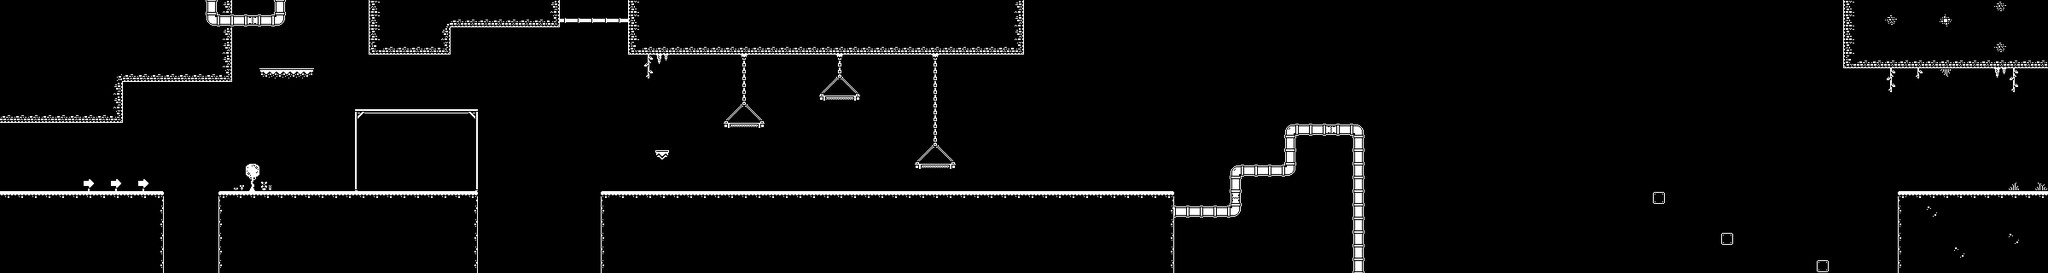

Below is a game level as drawn by its tile map, then a one-line description and the .tmx that defines it (tile-layer data replaced by summaries):
An orthogonal 150x20 tile map with 16x16 px tiles, 4 tile layers (Background, Ground, Interactables, Decor), 2 tilesets and 49 objects (22x spike, 11x coin, 6x invisBox, 4x jumpPad, spawn, ...).

<map version="1.10" tiledversion="1.10.2" orientation="orthogonal" renderorder="right-down" width="150" height="20" tilewidth="16" tileheight="16" infinite="0" nextlayerid="6" nextobjectid="69">
 <editorsettings>
  <export target="GameLevel.json" format="json" />
 </editorsettings>
 <tileset firstgid="1" name="monochrome_tilemap_packed" tilewidth="16" tileheight="16" tilecount="400" columns="20">
  <image source="monochrome_tilemap_packed.png" width="320" height="320" />
  <tile id="44">
   <properties>
    <property name="OneWay" type="bool" value="true" />
   </properties>
  </tile>
  <tile id="45">
   <properties>
    <property name="OneWay" type="bool" value="true" />
   </properties>
  </tile>
  <tile id="46">
   <properties>
    <property name="OneWay" type="bool" value="true" />
   </properties>
  </tile>
  <tile id="63">
   <properties>
    <property name="OneWay" type="bool" value="true" />
   </properties>
  </tile>
  <tile id="64">
   <properties>
    <property name="OneWay" type="bool" value="true" />
   </properties>
  </tile>
  <tile id="65">
   <properties>
    <property name="OneWay" type="bool" value="true" />
   </properties>
  </tile>
  <tile id="66">
   <properties>
    <property name="OneWay" type="bool" value="true" />
   </properties>
  </tile>
  <tile id="83">
   <properties>
    <property name="OneWay" type="bool" value="true" />
   </properties>
  </tile>
  <tile id="84">
   <properties>
    <property name="OneWay" type="bool" value="true" />
   </properties>
  </tile>
  <tile id="85">
   <properties>
    <property name="OneWay" type="bool" value="true" />
   </properties>
  </tile>
  <tile id="86">
   <properties>
    <property name="OneWay" type="bool" value="true" />
   </properties>
  </tile>
  <tile id="103">
   <properties>
    <property name="OneWay" type="bool" value="true" />
   </properties>
  </tile>
  <tile id="104">
   <properties>
    <property name="OneWay" type="bool" value="true" />
   </properties>
  </tile>
  <tile id="105">
   <properties>
    <property name="OneWay" type="bool" value="true" />
   </properties>
  </tile>
  <tile id="106">
   <properties>
    <property name="OneWay" type="bool" value="true" />
   </properties>
  </tile>
  <tile id="115">
   <properties>
    <property name="collides" type="bool" value="true" />
   </properties>
  </tile>
  <tile id="116">
   <properties>
    <property name="collides" type="bool" value="true" />
   </properties>
  </tile>
  <tile id="117">
   <properties>
    <property name="collides" type="bool" value="true" />
   </properties>
  </tile>
  <tile id="118">
   <properties>
    <property name="collides" type="bool" value="true" />
   </properties>
  </tile>
  <tile id="122">
   <objectgroup draworder="index" id="2">
    <object id="1" x="0" y="9.01648" width="16" height="6.98352" visible="0" />
    <object id="4" x="0" y="9.05901" width="16" height="6.94099" visible="0" />
   </objectgroup>
  </tile>
  <tile id="135">
   <properties>
    <property name="collides" type="bool" value="true" />
   </properties>
  </tile>
  <tile id="136">
   <properties>
    <property name="collides" type="bool" value="true" />
   </properties>
  </tile>
  <tile id="137">
   <properties>
    <property name="collides" type="bool" value="true" />
   </properties>
  </tile>
  <tile id="138">
   <properties>
    <property name="collides" type="bool" value="true" />
   </properties>
  </tile>
  <tile id="143">
   <properties>
    <property name="OneWay" type="bool" value="true" />
   </properties>
  </tile>
  <tile id="144">
   <properties>
    <property name="OneWay" type="bool" value="true" />
   </properties>
  </tile>
  <tile id="145">
   <properties>
    <property name="OneWay" type="bool" value="true" />
   </properties>
  </tile>
  <tile id="146">
   <properties>
    <property name="OneWay" type="bool" value="true" />
   </properties>
  </tile>
  <tile id="155">
   <properties>
    <property name="collides" type="bool" value="true" />
   </properties>
  </tile>
  <tile id="156">
   <properties>
    <property name="collides" type="bool" value="true" />
   </properties>
  </tile>
  <tile id="157">
   <properties>
    <property name="collides" type="bool" value="true" />
   </properties>
  </tile>
  <tile id="158">
   <properties>
    <property name="collides" type="bool" value="true" />
   </properties>
  </tile>
  <tile id="180">
   <properties>
    <property name="OneWay" type="bool" value="true" />
   </properties>
  </tile>
  <tile id="181">
   <properties>
    <property name="OneWay" type="bool" value="true" />
   </properties>
  </tile>
  <tile id="182">
   <properties>
    <property name="OneWay" type="bool" value="true" />
   </properties>
  </tile>
  <tile id="195">
   <properties>
    <property name="collides" type="bool" value="true" />
   </properties>
  </tile>
  <tile id="196">
   <properties>
    <property name="collides" type="bool" value="true" />
   </properties>
  </tile>
  <tile id="197">
   <properties>
    <property name="collides" type="bool" value="true" />
   </properties>
  </tile>
  <tile id="198">
   <properties>
    <property name="collides" type="bool" value="true" />
   </properties>
  </tile>
  <tile id="199">
   <properties>
    <property name="collides" type="bool" value="true" />
   </properties>
  </tile>
  <tile id="215">
   <properties>
    <property name="collides" type="bool" value="true" />
   </properties>
  </tile>
  <tile id="216">
   <properties>
    <property name="collides" type="bool" value="true" />
   </properties>
  </tile>
  <tile id="217">
   <properties>
    <property name="collides" type="bool" value="true" />
   </properties>
  </tile>
  <tile id="218">
   <properties>
    <property name="collides" type="bool" value="true" />
   </properties>
  </tile>
  <tile id="219">
   <properties>
    <property name="collides" type="bool" value="true" />
   </properties>
  </tile>
  <tile id="227">
   <properties>
    <property name="collides" type="bool" value="true" />
   </properties>
  </tile>
  <tile id="228">
   <properties>
    <property name="collides" type="bool" value="true" />
   </properties>
  </tile>
  <tile id="229">
   <properties>
    <property name="collides" type="bool" value="true" />
   </properties>
  </tile>
  <tile id="235">
   <properties>
    <property name="collides" type="bool" value="true" />
   </properties>
  </tile>
  <tile id="236">
   <properties>
    <property name="collides" type="bool" value="true" />
   </properties>
  </tile>
  <tile id="237">
   <properties>
    <property name="collides" type="bool" value="true" />
   </properties>
  </tile>
  <tile id="238">
   <properties>
    <property name="collides" type="bool" value="true" />
   </properties>
  </tile>
  <tile id="239">
   <properties>
    <property name="collides" type="bool" value="true" />
   </properties>
  </tile>
  <tile id="247">
   <properties>
    <property name="collides" type="bool" value="true" />
   </properties>
  </tile>
  <tile id="249">
   <properties>
    <property name="collides" type="bool" value="true" />
   </properties>
  </tile>
  <tile id="255">
   <properties>
    <property name="collides" type="bool" value="true" />
   </properties>
  </tile>
  <tile id="256">
   <properties>
    <property name="collides" type="bool" value="true" />
   </properties>
  </tile>
  <tile id="257">
   <properties>
    <property name="collides" type="bool" value="true" />
   </properties>
  </tile>
  <tile id="258">
   <properties>
    <property name="collides" type="bool" value="true" />
   </properties>
  </tile>
  <tile id="259">
   <properties>
    <property name="collides" type="bool" value="true" />
   </properties>
  </tile>
  <tile id="267">
   <properties>
    <property name="collides" type="bool" value="true" />
   </properties>
  </tile>
  <tile id="268">
   <properties>
    <property name="collides" type="bool" value="true" />
   </properties>
  </tile>
  <tile id="269">
   <properties>
    <property name="collides" type="bool" value="true" />
   </properties>
  </tile>
  <tile id="275">
   <properties>
    <property name="collides" type="bool" value="true" />
   </properties>
  </tile>
  <tile id="276">
   <properties>
    <property name="collides" type="bool" value="true" />
   </properties>
  </tile>
  <tile id="277">
   <properties>
    <property name="collides" type="bool" value="true" />
   </properties>
  </tile>
  <tile id="278">
   <properties>
    <property name="collides" type="bool" value="true" />
   </properties>
  </tile>
  <tile id="279">
   <properties>
    <property name="collides" type="bool" value="true" />
   </properties>
  </tile>
  <tile id="295">
   <properties>
    <property name="collides" type="bool" value="true" />
   </properties>
  </tile>
  <tile id="296">
   <properties>
    <property name="collides" type="bool" value="true" />
   </properties>
  </tile>
  <tile id="297">
   <properties>
    <property name="collides" type="bool" value="true" />
   </properties>
  </tile>
  <tile id="298">
   <properties>
    <property name="collides" type="bool" value="true" />
   </properties>
  </tile>
  <tile id="299">
   <properties>
    <property name="collides" type="bool" value="true" />
   </properties>
  </tile>
  <tile id="315">
   <properties>
    <property name="collides" type="bool" value="true" />
   </properties>
  </tile>
  <tile id="316">
   <properties>
    <property name="collides" type="bool" value="true" />
   </properties>
  </tile>
  <tile id="317">
   <properties>
    <property name="collides" type="bool" value="true" />
   </properties>
  </tile>
  <tile id="318">
   <properties>
    <property name="collides" type="bool" value="true" />
   </properties>
  </tile>
  <tile id="319">
   <properties>
    <property name="collides" type="bool" value="true" />
   </properties>
  </tile>
  <tile id="329">
   <properties>
    <property name="collides" type="bool" value="true" />
   </properties>
  </tile>
  <tile id="335">
   <properties>
    <property name="collides" type="bool" value="true" />
   </properties>
  </tile>
  <tile id="336">
   <properties>
    <property name="collides" type="bool" value="true" />
   </properties>
  </tile>
  <tile id="337">
   <properties>
    <property name="collides" type="bool" value="true" />
   </properties>
  </tile>
  <tile id="338">
   <properties>
    <property name="collides" type="bool" value="true" />
   </properties>
  </tile>
  <tile id="339">
   <properties>
    <property name="collides" type="bool" value="true" />
   </properties>
  </tile>
 </tileset>
 <tileset firstgid="401" name="monochrome_tilemap_transparent_packed" tilewidth="16" tileheight="16" tilecount="400" columns="20">
  <image source="monochrome_tilemap_transparent_packed.png" width="320" height="320" />
 </tileset>
 <layer id="4" name="Background" width="150" height="20">
  <data>[3000 cells, 3000 non-empty, 1 distinct tile ids]</data>
 </layer>
 <layer id="1" name="Ground" width="150" height="20">
  <data>[3000 cells, 308 non-empty, 42 distinct tile ids]</data>
 </layer>
 <layer id="3" name="Interactables" width="150" height="20">
  <data>[3000 cells, 0 non-empty, 0 distinct tile ids]</data>
 </layer>
 <objectgroup id="5" name="Objects">
  <object id="2" name="coin" gid="403" x="320" y="80" width="16" height="16" />
  <object id="3" name="coin" gid="403" x="336" y="80" width="16" height="16" />
  <object id="4" name="coin" gid="403" x="864" y="144" width="16" height="16" />
  <object id="6" name="coin" gid="403" x="976" y="112" width="16" height="16" />
  <object id="7" name="coin" gid="403" x="1088" y="192" width="16" height="16" />
  <object id="8" name="coin" gid="403" x="1952" y="176" width="16" height="16" />
  <object id="10" name="coin" gid="403" x="2032" y="224" width="16" height="16" />
  <object id="11" name="coin" gid="403" x="2148" y="256" width="16" height="16" />
  <object id="12" name="coin" gid="403" x="2256" y="224" width="16" height="16" />
  <object id="13" name="coin" gid="403" x="2288" y="224" width="16" height="16" />
  <object id="14" name="coin" gid="403" x="2320" y="224" width="16" height="16" />
  <object id="16" name="spawn" gid="641" x="48" y="224" width="16" height="16" visible="0" />
  <object id="17" name="jumpPad" gid="564" x="480" y="224" width="16" height="16" />
  <object id="18" name="jumpPad" gid="564" x="1936" y="224" width="16" height="16" />
  <object id="19" name="jumpPad" gid="564" x="2016" y="272" width="16" height="16" />
  <object id="20" name="jumpPad" gid="564" x="2128" y="304" width="16" height="16" />
  <object id="23" name="invisBox" gid="28" x="1648" y="272" width="16" height="16" />
  <object id="24" name="invisBox" gid="28" x="1728" y="240" width="16" height="16" />
  <object id="29" name="invisBox" gid="28" x="1776" y="192" width="16" height="16" />
  <object id="31" name="invisBox" gid="28" x="1728" y="144" width="16" height="16" />
  <object id="33" name="invisBox" gid="28" x="1840" y="160" width="16" height="16" />
  <object id="40" name="key" gid="497" x="1600" y="64" width="16" height="16" />
  <object id="41" name="invisBox" gid="68" x="1680" y="96" width="16" height="16" />
  <object id="44" name="checkpoint" gid="390" x="1328" y="224" width="16" height="16" />
  <object id="45" name="door" gid="57" x="2368" y="224" width="16" height="16" />
  <object id="46" name="spike" gid="523" x="816" y="224" width="16" height="16" />
  <object id="47" name="spike" gid="523" x="832" y="224" width="16" height="16" />
  <object id="48" name="spike" gid="523" x="848" y="224" width="16" height="16" />
  <object id="49" name="spike" gid="523" x="864" y="224" width="16" height="16" />
  <object id="50" name="spike" gid="523" x="880" y="224" width="16" height="16" />
  <object id="51" name="spike" gid="523" x="896" y="224" width="16" height="16" />
  <object id="52" name="spike" gid="523" x="912" y="224" width="16" height="16" />
  <object id="53" name="spike" gid="523" x="928" y="224" width="16" height="16" />
  <object id="54" name="spike" gid="523" x="944" y="224" width="16" height="16" />
  <object id="55" name="spike" gid="523" x="960" y="224" width="16" height="16" />
  <object id="56" name="spike" gid="523" x="976" y="224" width="16" height="16" />
  <object id="57" name="spike" gid="523" x="992" y="224" width="16" height="16" />
  <object id="58" name="spike" gid="523" x="1008" y="224" width="16" height="16" />
  <object id="59" name="spike" gid="523" x="1024" y="224" width="16" height="16" />
  <object id="60" name="spike" gid="523" x="1040" y="224" width="16" height="16" />
  <object id="61" name="spike" gid="523" x="1056" y="224" width="16" height="16" />
  <object id="62" name="spike" gid="523" x="1072" y="224" width="16" height="16" />
  <object id="63" name="spike" gid="523" x="1088" y="224" width="16" height="16" />
  <object id="64" name="spike" gid="523" x="1104" y="224" width="16" height="16" />
  <object id="65" name="spike" gid="523" x="1120" y="224" width="16" height="16" />
  <object id="66" name="spike" gid="523" x="1136" y="224" width="16" height="16" />
  <object id="67" name="spike" gid="523" x="1152" y="224" width="16" height="16" />
 </objectgroup>
 <layer id="2" name="Decor" width="150" height="20">
  <data>[3000 cells, 32 non-empty, 15 distinct tile ids]</data>
 </layer>
</map>
